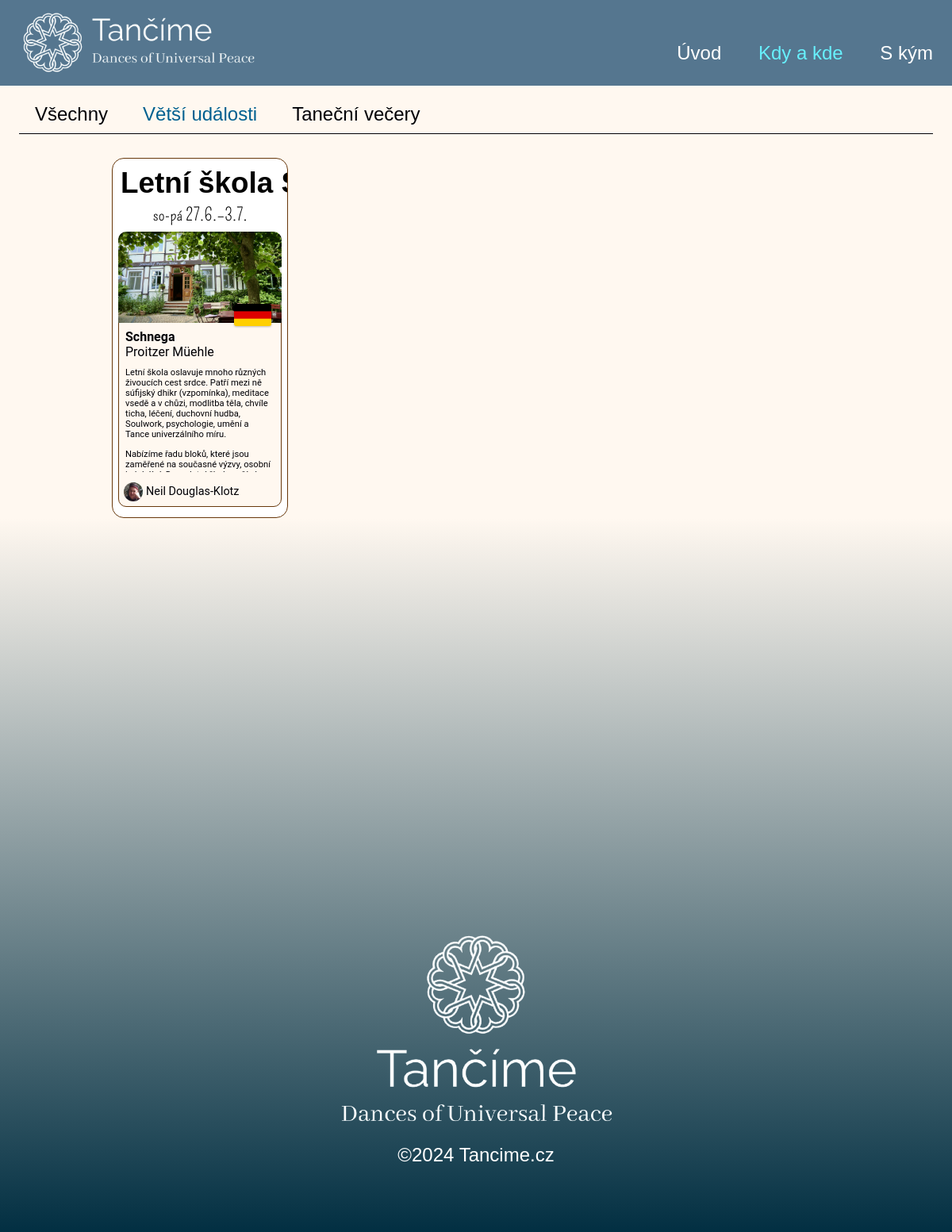
The app's page /events/?filter=WORKSHOP with its own data.
### danceapp/models.py (models this page shows, shortened)
class Workshop(models.Model):
    title = models.CharField(verbose_name="Název - 1. řádek", max_length=101)
    title2 = models.CharField(verbose_name="Název - 2. řádek (nepovinné)", max_length=101, null=True, blank=True)
    link = models.CharField(verbose_name="Odkaz (nepovinné)", max_length=256, null=True, blank=True)
    location = models.ForeignKey('Location', verbose_name="Místo konání", on_delete=models.PROTECT)
    start = models.DateField(verbose_name="Začátek", default=datetime.date.today)
    end = models.DateField(verbose_name="Konec", default=datetime.date.today)
    startTime = models.TimeField(verbose_name="Začátek (nepovinné)", null=True, blank=True, default=None)
    endTime = models.TimeField(verbose_name="Konec (nepovinné)", null=True, blank=True, default=None)
    lector = models.ManyToManyField(Lector, through='EventLector', verbose_name="Lektor")
    description = models.TextField(verbose_name="Popis")
    image = models.ImageField(verbose_name="Obrázek", upload_to='images/', null=True, blank=True)
    price = models.CharField(verbose_name="Cena (nepovinné)", max_length=50, null=True, blank=True)
    class Meta:
        verbose_name = "Workshop"
        verbose_name_plural = "Workshopy"
        ordering = ['-start']
    @property
    def ordered_lectors(self):
        return Lector.objects.filter(eventlector__workshopId=self).order_by('eventlector__order')

class Location(models.Model):
    coordinates = models.CharField(max_length=50, verbose_name="Souřadnice")
    COUNTRIES = [('CZ','Česko'), ('DE','Německo'), ('SK','Slovensko'), ('AT','Rakousko'), ('PL','Polsko'), ('NL', 'Nizozemsko'), ('UK', 'Velká Británie'), ('FR', 'Francie')]
    country = models.CharField(max_length=2, choices=COUNTRIES, default='CZ')
    name = models.CharField(max_length=50, null=True, blank=True, verbose_name="Název místa (nepovinné)")
    town = models.CharField(max_length=50, verbose_name="Město/Obec")
    address = models.CharField(max_length=100, verbose_name="Adresa (ulice a ČP)")
    description = models.CharField(max_length=100, null=True, blank=True, verbose_name="Popis (jak se k nám dostat)")
    lector = models.ManyToManyField(Lector, verbose_name="Lektor")
    class Meta:
        verbose_name = "Místo konání"
        verbose_name_plural = "Místa konání"

class Lector(models.Model):
    user = models.OneToOneField(User, on_delete=models.CASCADE, null=True, blank=True, verbose_name="Uživatel")
    firstName = models.CharField(max_length=50, verbose_name="Jméno")
    lastName = models.CharField(max_length=50, null=True, blank=True, verbose_name="Příjmení")
    slug = models.SlugField(max_length=100, unique=True)
    image = models.ImageField(upload_to='images/', verbose_name="Fotka")
    description = models.TextField(verbose_name="Popis")
    phone = models.CharField(max_length=50, null=True, blank=True, verbose_name="Telefon")
    email = models.EmailField(null=True, blank=True, verbose_name="E-mail")
    link = models.CharField(max_length=256, null=True, blank=True, verbose_name="Odkaz na stránku")
    fb = models.CharField(max_length=256, null=True, blank=True, verbose_name="Facebook")
    objects = models.Manager()  # Default manager
    ordered_objects = OrderedLectorManager()  # Custom manager for ordering
    class Meta:
        verbose_name = "Lektor"
        verbose_name_plural = "Lektoři"

### dance_web/views.py (the view, shortened to what this page needs)
# urls.py: path('events/', views.event_list, name='events'),
def event_list(request):
    selected_filter = request.GET.get('filter', 'ALL')
    if selected_filter == 'WORKSHOP':
        combined = Workshop.objects.all().order_by('start')
        context = {
            'combined': combined,
            'selected_filter': selected_filter
        }
    elif selected_filter == 'EVENT':
        combined = Event.objects.all().order_by('date')
        context = {
            'combined': combined,
            'selected_filter': selected_filter
        }
    return render(request, 'events.html', context)

### danceapp/templatetags/custom_filters.py (called while the page is built)
@register.filter
def filter_past_events(events):
    now = timezone.now()
    future_events = []
    for event in events:
        if hasattr(event, 'end'):
            if isinstance(event.end, timezone.datetime):
                if event.end >= now:
                    future_events.append(event)
            else:
                if event.end >= now.date():
                    future_events.append(event)
        elif hasattr(event, 'date'):
            if event.date >= now.date():
                future_events.append(event)
        elif hasattr(event, 'start'):
            if event.start >= now.date():
                future_events.append(event)
    return future_events

@register.filter
def is_instance(obj, class_name):
    return obj.__class__.__name__ == class_name

### templates/events.html (shortened to what this page needs)
{% extends "base.html" %}
{% load custom_filters %}
{% load static %}
{% block extra_css %}
<link rel="stylesheet" type="text/css" href="{% static 'css/event_card.css' %}">
<link rel="stylesheet" type="text/css" href="{% static 'css/events.css' %}">
{% endblock %}
{% block content %}
<div class="section-container">
    <div class="filter">
        <form method="get" action="{% url 'events' %}">
            <button type="submit" name="filter" value="ALL" class="button {% if selected_filter == 'ALL' %}active{% endif %}">Všechny</button>
            <button type="submit" name="filter" value="WORKSHOP" class="button {% if selected_filter == 'WORKSHOP' %}active{% endif %}">Větší události</button>
            <button type="submit" name="filter" value="EVENT" class="button {% if selected_filter == 'EVENT' %}active{% endif %}">Taneční večery</button>
        </form>
    </div>
    <div class="events-grid">
        {% for event in combined|filter_past_events %}
        {% if event|is_instance:'Event' %}
        {% include "evening_card.html" with event=event %}
        {% else %}
        {% include "workshop_card.html" with event=event %}
        {% endif %}
        {% endfor %}
    </div>
</div>
{% endblock %}

### templates/workshop_card.html (shortened to what this page needs)
{% load static %}
{% load custom_filters %}
<div class="workshop-card event-card workshop-card-{{ index }}">
  <div class="event-card-inner {% if event.title2 %}workshop-long-title{% endif %}">
    <a href="{% url 'workshop_page' id=event.id %}">
      <div class="event-title">
        {{ event.title }}{% if event.title2 %}<br>{{ event.title2 }}{% endif %}
      </div>
      <div class="event-date">
        {% with event|date_format as date %}
          {{ date.day }} {{ date.date }}
        {% endwith %}
      </div>
    </a>
    <div class="workshop-content event-content">
      {% if event.image %}
      <a href="{% url 'workshop_page' id=event.id %}" class="workshop-media">
        <img class="workshop-image" src="{{ event.image.url }}" alt="{{ event.title }}" />
      </a>
      {% endif %}
      <a href="{% url 'workshop_page' id=event.id %}">
        <div class="workshop-address">
          <div class="workshop-address-town">{{ event.location.town }}</div>{{ event.location.address }}
        </div>
      </a>
      <div class="workshop-description">
        <a href="{% url 'workshop_page' id=event.id %}">
          {{ event.description|safe }}
        </a>
      </div>
      <div class="workshop-lectors">
        {% for lector in event.ordered_lectors %}
          {% if forloop.counter < 4 %}
            <a class="event-lector" href="{% url 'lector_page' slug=lector.slug %}">
              <img class="event-lector-image" src="{{ lector.image.url }}" alt="lector" />
              <div class="event-lector-name">{{ lector.firstName }}{% if lector.lastName %} {{ lector.lastName }}{% endif %}</div>
            </a>
          {% endif %}
        {% endfor %}
      </div>
    </div>
  </div>
</div>

### static/css/base.css (style rules this page uses)
body { padding: 0px; margin: 0px; }
a { text-decoration: none; }
.section-container { width: 96%; max-width: 1200px; display: inline-block; }

### static/css/event_card.css (style rules this page uses)
.event-card { width: 200px; border-radius: 15px; padding: 10px; position: relative; transition: transform 0.3s ease, box-shadow 0.3s ease; cursor: pointer; display: block; overflow: hidden; }
.event-card a { color: inherit; }
.event-card-inner { display: block; }
.event-title { font-family: 'Amatic SC', sans-serif; font-weight: 700; font-size: 2.3em; padding-bottom: 5px; margin-right: -6px; white-space: nowrap; }
.event-date { font-family: 'Pompiere', sans-serif; font-size: 1.4em; padding-bottom: 10px; }
.event-content { font-family: 'Roboto', sans-serif; color: #000006; background-color: #FFF8F0; width: 188px; border-radius: 10px; padding: 8px; padding-bottom: 4px; padding-top: 6px; margin-left: -3px; text-align: left; }
.event-lector { color: #000006; white-space: nowrap; overflow: hidden; display: flex; margin-left: -2px; margin-right: -4px; align-items: center; height: 29px; }
.event-lector-image { width: 24px; height: 24px; border-radius: 50%; vertical-align: middle; flex-shrink: 0; }
.event-lector-name { margin-left: 4px; font-size: 0.9em; margin-top: -1px; }
.workshop-card { background-color: #ffffff; border: 1px solid #69390C; text-align: center; }
.workshop-content { border: 1px solid #69390C; display: flex; flex-direction: column; }
.workshop-media { position: relative; display: block; }
.workshop-image { display: block; width: 100%; border-radius: 10px 10px 0px 0px; position: relative; z-index: 1; margin: -9px; margin-bottom: 8px; flex-shrink: 0; }
.workshop-address { flex-shrink: 0; }
.workshop-address-town { font-weight: bold; }
.workshop-description { margin-top: 10px; overflow: hidden; text-overflow: ellipsis; flex-grow: 1; font-size: 0.7em; max-height: 300px; }
.workshop-lectors { margin-top: 10px; flex-shrink: 0; }

### static/css/events.css (style rules this page uses)
.filter { margin-top: 120px; margin-bottom: 30px; border-bottom: 1px solid #000006; text-align: left; width: 100%; }
.filter button { padding: 10px 20px; color: #000006; font-size: 1.5em; cursor: pointer; border: none; transition: color 0.3s ease, transform 0.3s ease; font-family: 'Ysabeau SC', sans-serif; background-color: rgba(0,0,0,0); }
.filter .button.active { color: #006090; }
.events-grid { display: inline-grid; grid-template-columns: repeat(5, 1fr); gap: 10px; margin: auto; }
.workshop-card { height: 432px; grid-row: span 2; }
.workshop-content { height: 333px; }
.workshop-image { width: 206px; max-height: 140px; object-fit: cover; }
@media (max-width: 1200px) { .events-grid { grid-template-columns: repeat(4, 1fr); } }

### records on screen
Workshop: title "Letní škola…", day "so-pá", date "27.6.–3.7.", image (picture), location.town "Schnega", location.address "Proitzer Müehle", description "Letní škola oslavuje mnoho různých živoucích cest srdce. Patří mezi ně súfijský dhikr (vzpomínka), meditace vsedě a v chůzi, modlitba těla, chvíle ticha, léčení, duchovní hudba, Soulwork, psychologie, umění a Tance univerzálního míru. Nabízíme řadu bloků, které jsou zaměřené na současné výzvy, osobní…"
Lector: image (picture), firstName "Neil", lastName "Douglas-Klotz"
